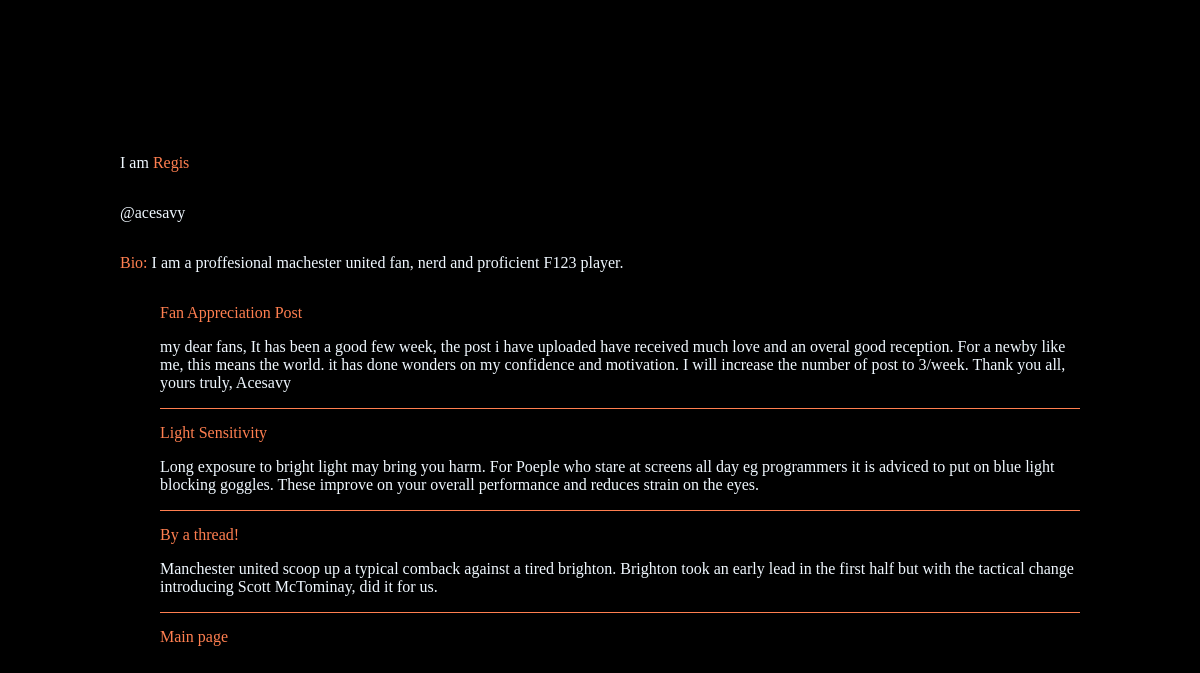
Page /writer/5/ on the earlier database version.
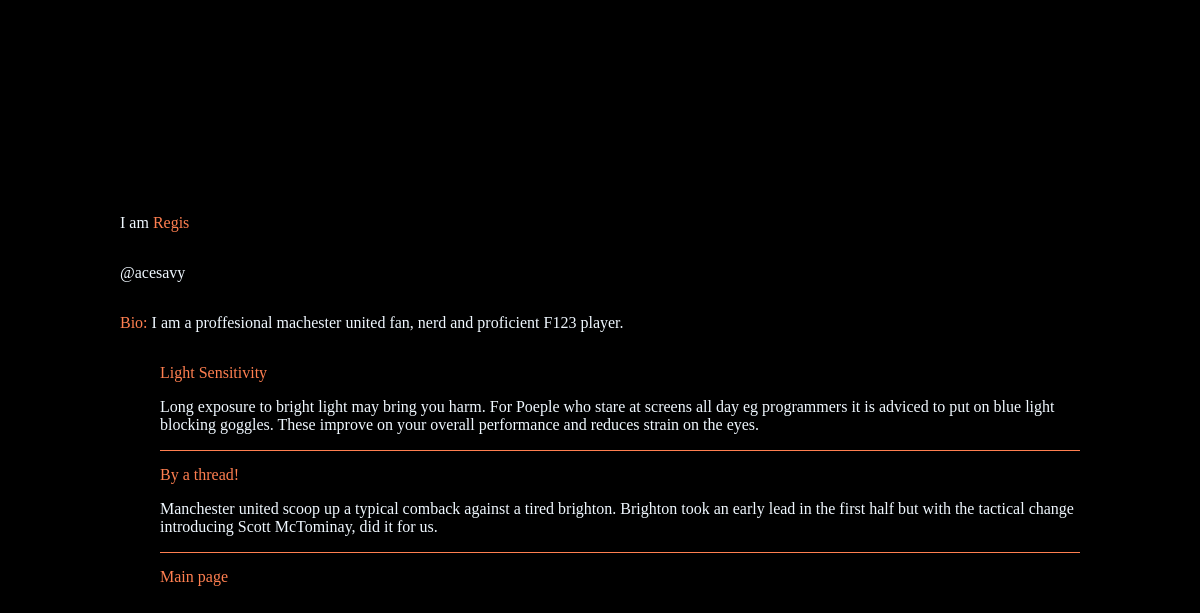
Same page on the later database version.
### blog/models.py (models this page shows, shortened)
class Blog(m.Model):
    title = m.CharField(max_length=255)
    body = m.TextField()
    pub_date = m.DateTimeField("date published")
    blogger = m.ForeignKey(Blogger, on_delete = m.CASCADE)
    image = m.ImageField(upload_to='blog_images/', null=True, blank=True)

### blog/views.py (the view)
# urls.py: path('writer/<int:blogger_id>/', views.writer, name="writer"),
def writer(request, blogger_id):
    writer = Blogger.objects.get(pk = blogger_id)
    blogs = writer.blog_set.all().order_by("-pub_date")
    title = "writer"
    context = {
        "writer":writer,
        "title": title,
        "blogs":blogs,
    }
    return render(request, 'blog/writer.html', context)

### blog/templates/blog/writer.html (shortened to what this page needs)
<!DOCTYPE html>
<html lang="en">
<head>
    {% load static %}
    <link rel="stylesheet" href="{% static 'css/screen.css' %}">
</head>
<body>
    <div class="user-details">
        <p> I am <span>{{ writer.name}}</span></p>
        <p>@{{ writer.username}}</p>
    </div>
    <p class="bio"><span>Bio: </span>{{ writer.bio}}</p>
    <ul>
        {% for blog in blogs %}
            <li class="list-item">
                <a href="{% url 'blog:article' blog.id %}"><span class="blog">{{ blog.title }}</span></a>
                <p>{{ blog.body }}</p>
            </li>
        {% endfor %}
            <a class="main-page" href="{% url 'blog:feed' %}">Main page</a>
    </ul>
</body>
</html>

Differences in the rows shown:
removed Blog: title "Fan Appreciation Post", body "my dear fans, It has been a good few week, the post i have uploaded have received much love and an overal good reception. For a newby like me, this means the world. it has done wonders on my confidence and motivation. I will increase the number of post to 3/week. Thank you all, yours truly, Acesavy"
